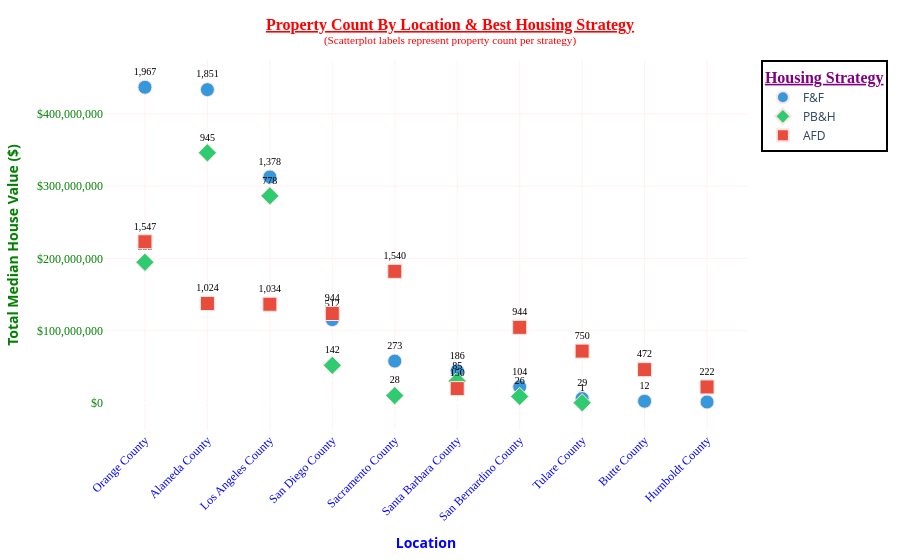

Notebook code for this chart:
### Markdown cell above
**`Scatterplot - Property Count By Location & Best Housing Strategy`**.

### Code cell
# ── Imports ──────────────────────────────────────────────────────────────────
import plotly.express as px
# import plotly.io as pio                                 # 👈 Add this

# pio.renderers.default = "plotly_mimetype+notebook"     # 👈 Add this
# # ─────────────────────────────────────────────────────────────────────────────

fig = px.scatter(
    c_loc_hs,
    x="location_name",           # Location on X-axis
    y="sum",                      # Total Median House Value on Y-axis
    color="Best Strategy Short",  # Color by strategy
    symbol="Best Strategy Short", # Different shape per strategy
    size="count",                 # Bubble size = count of properties
    text="count",                 # Show count labels on points

    # Fomat hover_data values
    hover_data={
        "Risk": True,             # no format change
        "Return": True,           # no format change
        "mean": ":$,.0f",         # ✅ formatted as \$1,234
        "median": ":$,.0f",       # ✅ formatted as \$1,234
        "proportion": ":.2%",     # ✅ formatted as 15.00%
        "Cluster": True,          # no format change
    },
    color_discrete_map={
        "PB&H": "#2ecc71",   # green — premium
        "F&F":  "#3498db",   # blue — mid
        "AFD":  "#e74c3c"    # red — affordable
    },
)

fig.update_traces(
    marker=dict(
        size=14,
        line=dict(width=1, color="mistyrose")  # Marker border
    ),
    texttemplate="%{text:,.0f}",       # ✅ Formats 1000 → 1,000
    textposition="top center",         #  "inside", "top left", "top center", "top right", "middle left", "middle center", "middle right", "bottom left", "bottom center", "bottom right"
    textfont=dict(family="Tahoma", size=10, color="black"),
    selector=dict(mode="markers+text"),
)

fig.update_layout(
    title={
        "text": "<b><u>Property Count By Location & Best Housing Strategy</u></b>"
        "<br><sup>(Scatterplot labels represent property count per strategy)</sup>", 
        "x": 0.5,
        "xanchor": "center",
        "font": {"family": "Tahoma", "size": 16, "color": "red"},
    },
    xaxis_title="<b>Location</b>",
    xaxis=dict(
        color="blue",
        # tickformat="$,.0f",
        tickangle=-45,
        tickfont=dict(family="Tahoma", size=12, color="blue"),
        showgrid=True,           # ✅ Vertical gridlines
        gridcolor="mistyrose",
        gridwidth=0.5,
    ),
    yaxis_title="<b>Total Median House Value ($)</b>",
    yaxis=dict(
        color="green",
        tickformat="$,.0f",
        tickangle=0,
        tickfont=dict(family="Tahoma", size=12, color="green"),
        showgrid=True,           # ✅ Horizontal gridlines
        gridcolor="mistyrose",
        gridwidth=0.5,
    ),
    legend_title={
        "text": "<u><b>Housing Strategy</b></u>",
        "font": {"family": "Tahoma", "size": 16, "color": "purple"},
    },
    legend=dict(
        bgcolor="white",
        bordercolor="black",
        borderwidth=2,
    ),
    plot_bgcolor="white",
    hoverlabel=dict(             # ✅ Styled hover box
        #bgcolor="white",
        font_size=12,
        font_family="Tahoma",
    )
)

#==#

# Define path
# my_path = r"C:\Users\tailb\Downloads"

#==#

# Save as PNG using path
# fig.write_image(os.path.join(my_path, "X.png"))
# print(f"✅ Saved to: {my_path}/X.png")


#==#

# Save as PDF using path
# fig.write_image(os.path.join(my_path, "X.pdf"), width=1920, height=1080, scale=2)
# print(f"✅ Saved to: {my_path}/X.pdf")


#==#

# ── Save Options (uncomment as needed) ──────────────────────────────────────
# fig.write_image("scatterplot.jpeg")
# fig.write_image("scatterplot.svg")
# fig.write_image("scatterplot.pdf")
# fig.write_html("scatterplot.html")
# ────────────────────────────────────────────────────────────────────────────

# # line = "─" * 60
# # print(line)

#==#

fig.show()

### Figure 1 — Plotly figure (JSON) as saved in the notebook; plotly's stock layout.template omitted (floating-point values rounded to 4 significant figures)
{"data": [{"customdata": [["Low-Medium", "Medium", 222100.0, 217600, 0.1125, 7], ["Low-Medium", "Medium", 234200.0, 235200, 0.1059, 5], ["Low-Medium", "Medium", 227000.0, 225000, 0.07882, 0], ["Low-Medium", "Medium", 225300.0, 219600, 0.02929, 3], ["Low-Medium", "Medium", 212300.0, 204500, 0.01562, 1], ["Low-Medium", "Medium", 238700.0, 239600, 0.01064, 9], ["Low-Medium", "Medium", 215000.0, 214500, 0.005949, 8], ["Low-Medium", "Medium", 211200.0, 214300, 0.001659, 2], ["Low-Medium", "Medium", 203825, 196900, 0.0006864, 6], ["Low-Medium", "Medium", 233600, 219950, 0.0003432, 4]], "hovertemplate": "Best Strategy Short=F&F<br>location_name=%{x}<br>sum=%{y}<br>count=%{text}<br>Risk=%{customdata[0]}<br>Return=%{customdata[1]}<br>mean=%{customdata[2]:$,.0f}<br>median=%{customdata[3]:$,.0f}<br>proportion=%{customdata[4]:.2%}<br>Cluster=%{customdata[5]}<extra></extra>", "legendgroup": "F&F", "marker": {"color": "#3498db", "line": {"color": "mistyrose", "width": 1}, "size": 14, "sizemode": "area", "sizeref": 4.918, "symbol": "circle"}, "mode": "markers+text", "name": "F&F", "orientation": "v", "showlegend": true, "text": [1967, 1851, 1378, 512, 273, 186, 104, 29, 12, 6], "textfont": {"color": "black", "family": "Tahoma", "size": 10}, "textposition": "top center", "texttemplate": "%{text:,.0f}", "type": "scatter", "x": ["Orange County", "Alameda County", "Los Angeles County", "San Diego County", "Sacramento County", "Santa Barbara County", "San Bernardino County", "Tulare County", "Butte County", "Humboldt County"], "xaxis": "x", "y": [436883100, 433579300, 312791600, 115367100, 57950700, 44403200, 22360700, 6123800, 2445900, 1401600], "yaxis": "y"}, {"customdata": [["Low", "High", 366300.0, 353800, 0.05405, 5], ["Low", "High", 368400.0, 355150, 0.0445, 0], ["Low", "High", 365300.0, 352200, 0.03049, 7], ["Low", "High", 367100.0, 359650, 0.008122, 3], ["Low", "High", 357300.0, 346000, 0.004862, 9], ["Low", "High", 364500.0, 347000, 0.001602, 1], ["Low", "High", 349000.0, 342400, 0.001487, 8], ["Low", "High", 345900, 345900, 5.72e-05, 2]], "hovertemplate": "Best Strategy Short=PB&H<br>location_name=%{x}<br>sum=%{y}<br>count=%{text}<br>Risk=%{customdata[0]}<br>Return=%{customdata[1]}<br>mean=%{customdata[2]:$,.0f}<br>median=%{customdata[3]:$,.0f}<br>proportion=%{customdata[4]:.2%}<br>Cluster=%{customdata[5]}<extra></extra>", "legendgroup": "PB&H", "marker": {"color": "#2ecc71", "line": {"color": "mistyrose", "width": 1}, "size": 14, "sizemode": "area", "sizeref": 4.918, "symbol": "diamond"}, "mode": "markers+text", "name": "PB&H", "orientation": "v", "showlegend": true, "text": [945, 778, 533, 142, 85, 28, 26, 1], "textfont": {"color": "black", "family": "Tahoma", "size": 10}, "textposition": "top center", "texttemplate": "%{text:,.0f}", "type": "scatter", "x": ["Alameda County", "Los Angeles County", "Orange County", "San Diego County", "Santa Barbara County", "Sacramento County", "San Bernardino County", "Tulare County"], "xaxis": "x", "y": [346186900, 286610400, 194681500, 52129300, 30367900, 10205700, 9074500, 345900], "yaxis": "y"}, {"customdata": [["Medium", "Low-Medium", 144200.0, 151400, 0.08849, 7], ["Medium", "Low-Medium", 118300.0, 117100, 0.08809, 1], ["Medium", "Low-Medium", 134500.0, 139800, 0.05857, 5], ["Medium", "Low-Medium", 132200.0, 136700, 0.05914, 0], ["Medium", "Low-Medium", 131200.0, 135650, 0.054, 3], ["Medium", "Low-Medium", 110900.0, 109950, 0.054, 8], ["Medium", "Low-Medium", 95740.0, 89500, 0.0429, 2], ["Medium", "Low-Medium", 97830.0, 92800, 0.027, 6], ["Medium", "Low-Medium", 99950.0, 93250, 0.0127, 4], ["Medium", "Low-Medium", 132600.0, 135750, 0.00858, 9]], "hovertemplate": "Best Strategy Short=AFD<br>location_name=%{x}<br>sum=%{y}<br>count=%{text}<br>Risk=%{customdata[0]}<br>Return=%{customdata[1]}<br>mean=%{customdata[2]:$,.0f}<br>median=%{customdata[3]:$,.0f}<br>proportion=%{customdata[4]:.2%}<br>Cluster=%{customdata[5]}<extra></extra>", "legendgroup": "AFD", "marker": {"color": "#e74c3c", "line": {"color": "mistyrose", "width": 1}, "size": 14, "sizemode": "area", "sizeref": 4.918, "symbol": "square"}, "mode": "markers+text", "name": "AFD", "orientation": "v", "showlegend": true, "text": [1547, 1540, 1024, 1034, 944, 944, 750, 472, 222, 150], "textfont": {"color": "black", "family": "Tahoma", "size": 10}, "textposition": "top center", "texttemplate": "%{text:,.0f}", "type": "scatter", "x": ["Orange County", "Sacramento County", "Alameda County", "Los Angeles County", "San Diego County", "San Bernardino County", "Tulare County", "Butte County", "Humboldt County", "Santa Barbara County"], "xaxis": "x", "y": [223104700, 182158100, 137685300, 136648800, 123837600, 104680000, 71802300, 46176600, 22187800, 19896800], "yaxis": "y"}], "layout": {"hoverlabel": {"font": {"family": "Tahoma", "size": 12}}, "legend": {"bgcolor": "white", "bordercolor": "black", "borderwidth": 2, "itemsizing": "constant", "title": {"font": {"color": "purple", "family": "Tahoma", "size": 16}, "text": "<u><b>Housing Strategy</b></u>"}, "tracegroupgap": 0}, "margin": {"t": 60}, "plot_bgcolor": "white", "title": {"font": {"color": "red", "family": "Tahoma", "size": 16}, "text": "<b><u>Property Count By Location & Best Housing Strategy</u></b><br><sup>(Scatterplot labels represent property count per strategy)</sup>", "x": 0.5, "xanchor": "center"}, "xaxis": {"anchor": "y", "color": "blue", "domain": [0, 1], "gridcolor": "mistyrose", "gridwidth": 0.5, "showgrid": true, "tickangle": -45, "tickfont": {"color": "blue", "family": "Tahoma", "size": 12}, "title": {"text": "<b>Location</b>"}}, "yaxis": {"anchor": "x", "color": "green", "domain": [0, 1], "gridcolor": "mistyrose", "gridwidth": 0.5, "showgrid": true, "tickangle": 0, "tickfont": {"color": "green", "family": "Tahoma", "size": 12}, "tickformat": "$,.0f", "title": {"text": "<b>Total Median House Value ($)</b>"}}}}
